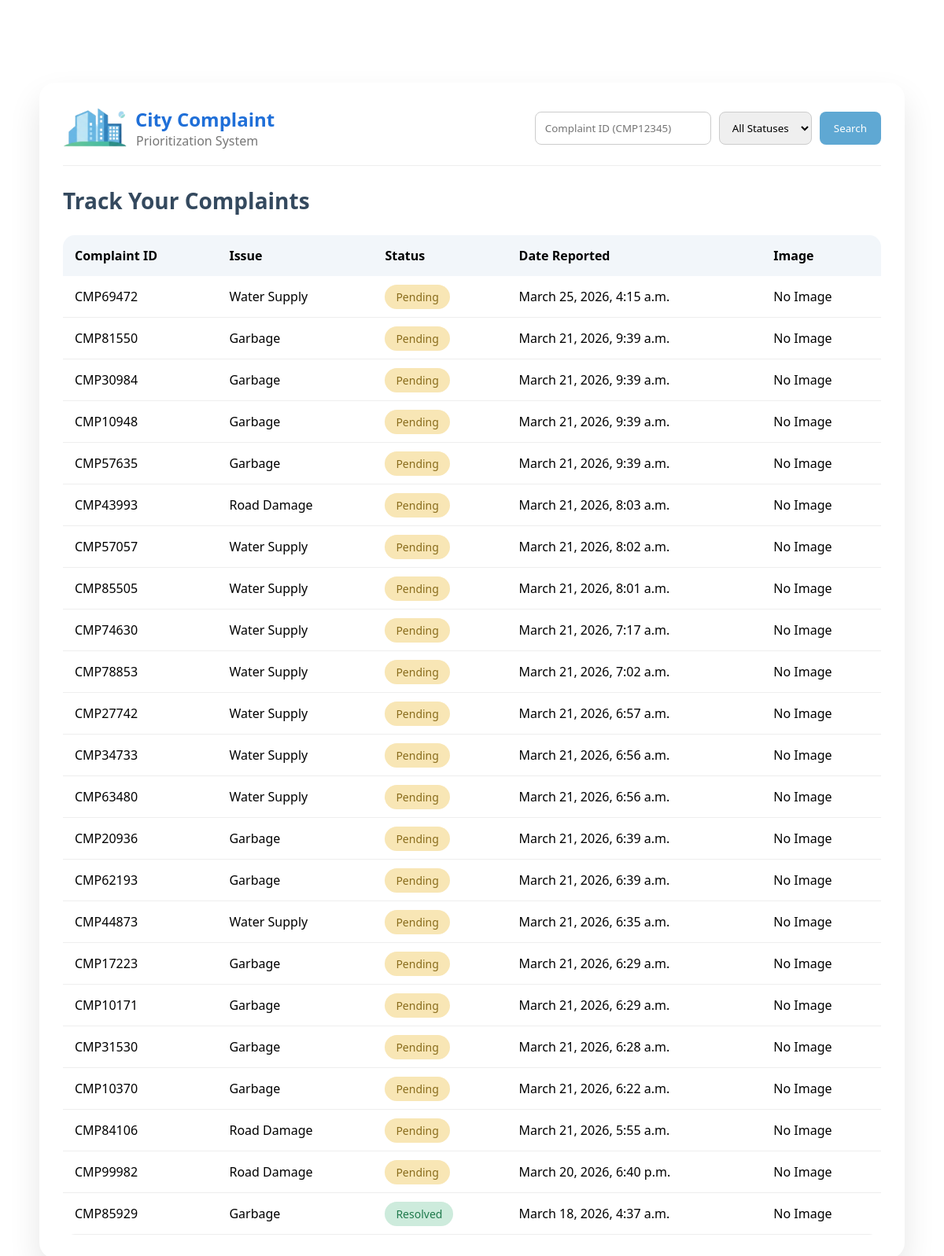
Page /track/ on the earlier database version.
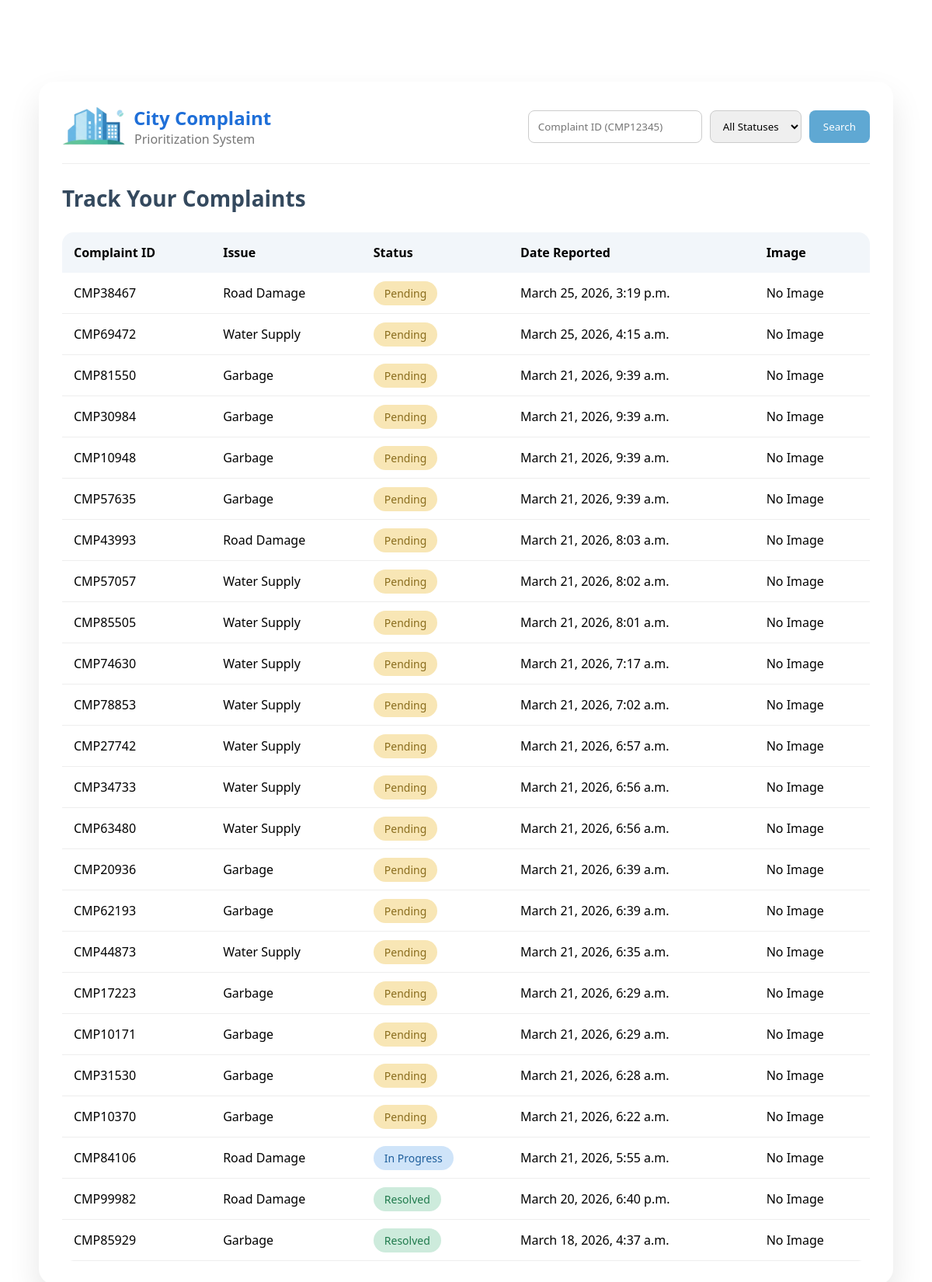
Same page on the later database version.
### userform/models.py (models this page shows, shortened)
class Complaint(models.Model):
    STATUS_CHOICES = [
        ('Pending', 'Pending'),
        ('In Progress', 'In Progress'),
        ('Resolved', 'Resolved'),
    ]
    CATEGORY_CHOICES = [
        ('Garbage', 'Garbage'),
        ('Water Supply', 'Water Supply'),
        ('Road Damage', 'Road Damage'),
        ('Street Light', 'Street Light'),
    ]
    name = models.CharField(max_length=100)
    email = models.EmailField(blank=True, null=True)
    mobile = models.CharField(max_length=15)
    category = models.CharField(max_length=50,choices=CATEGORY_CHOICES,default='Garbage')
    description = models.TextField()
    area = models.CharField(max_length=100, default="Unknown")
    severity = models.CharField(max_length=50, default="Medium")
    affected_people = models.IntegerField(default=0)
    priority = models.CharField(max_length=50, default="Low")
    resolution_time = models.CharField(max_length=50, default="1")
    image = models.ImageField(upload_to='complaints/', blank=True, null=True)
    status = models.CharField(max_length=20, choices=STATUS_CHOICES, default='Pending')
    complaint_id = models.CharField(max_length=20, unique=True, blank=True)
    created_at = models.DateTimeField(auto_now_add=True)

### userform/views.py (the view, shortened to what this page needs)
# urls.py: path('track/', views.track_complaint, name='track_complaint'),
def track_complaint(request):
    complaints = Complaint.objects.all().order_by('-created_at')
    return render(request, "userform/track_complaint.html", {"complaints": complaints})

### userform/templates/userform/track_complaint.html (shortened to what this page needs)
{% load static %}
<!DOCTYPE html>
<html lang="en">
<head>
<link rel="stylesheet" href="{% static 'userform/track_complaint.css' %}">
</head>
<body>
<div class="wrapper">
    <div class="top-bar">
        <div class="logo-section">
            <img src="{% static 'userform/images/building_2.png' %}" alt="logo">
            <div>
                <h2>City Complaint</h2>
                <span>Prioritization System</span>
            </div>
        </div>
        <form method="POST" class="search-section">
            <input type="text" name="complaint_id" placeholder="Complaint ID (CMP12345)">
            <select name="status">
                <option value="all">All Statuses</option>
            </select>
            <button type="submit">Search</button>
        </form>
    </div>
    <h1 class="page-title">Track Your Complaints</h1>
    <div class="table-container">
        <table>
            <thead>
                <tr>
                    <th>Complaint ID</th>
                    <th>Issue</th>
                    <th>Status</th>
                    <th>Date Reported</th>
                    <th>Image</th>
                </tr>
            </thead>
            <tbody>
                {% if complaints %}
                    {% for c in complaints %}
                    <tr>
                        <td>{{ c.complaint_id }}</td>
                        <td>{{ c.category }}</td>
                        <td>
                            {% if c.status == "Pending" %}
                                <span class="badge pending">Pending</span>
                            {% elif c.status == "InProgress" %}
                                <span class="badge progress">In Progress</span>
                            {% else %}
                                <span class="badge resolved">Resolved</span>
                            {% endif %}
                        </td>
                        <td>{{ c.created_at }}</td>
                        <td>
                            {% if c.image %}
                                <img src="{{ c.image.url }}" width="80">
                            {% else %}
                                No Image
                            {% endif %}
                        </td>
                    </tr>
                    {% endfor %}
                {% else %}
                    <tr>
                        <td colspan="5" style="text-align:center;">No complaints found</td>
                    </tr>
                {% endif %}
            </tbody>
        </table>
    </div>
</div>
</body>
</html>

Differences in the rows shown:
added Complaint: complaint_id "CMP38467", category "Road Damage", status "Pending", created_at "March 25, 2026, 3:19 p.m.", image "No Image"
changed Complaint "CMP84106": status "Pending" → "In Progress"
changed Complaint "CMP99982": status "Pending" → "Resolved"
